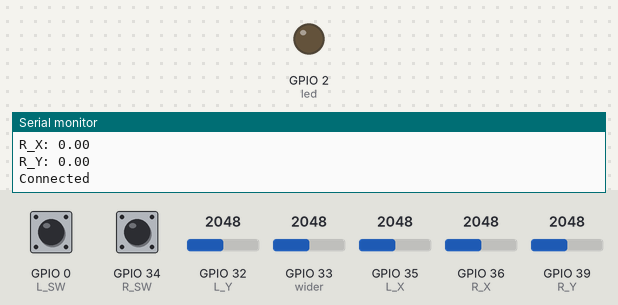
The sketch below on a simulated ESP32. Shown: output pins drawn as LEDs (lit = HIGH), the last lines printed to the serial monitor. The test bench sets the inputs (shaded band); at power-on: GPIO 34 (R_SW) HIGH, GPIO 0 (L_SW) HIGH, GPIO 32 (L_Y) = 2048, GPIO 33 (wider) = 2048, GPIO 35 (L_X) = 2048, GPIO 36 (R_X) = 2048, GPIO 39 (R_Y) = 2048 (analog values on the 0–4095 scale). WiFi joins after 1.5 s; servers stay silent unless stated; the ROS host is connected and sends only what is stated.

Above: at 7.7 s.
7.8 s: GPIO 34 (R_SW) pulled LOW for 1 s
At 8.8 s:
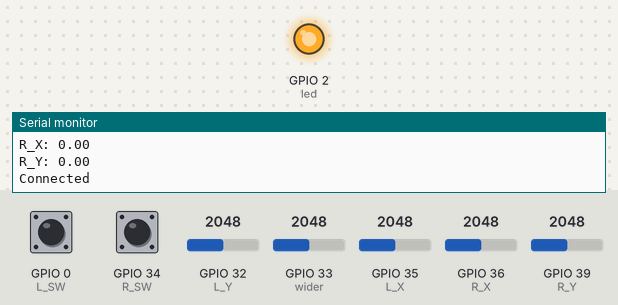
10.3 s: GPIO 0 (L_SW) pulled LOW for 0.15 s
At 11.7 s:
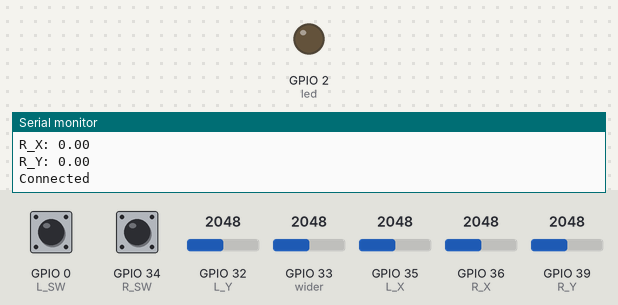
12.0 s: GPIO 34 (R_SW) pulled LOW for 0.15 s
At 12.7 s:
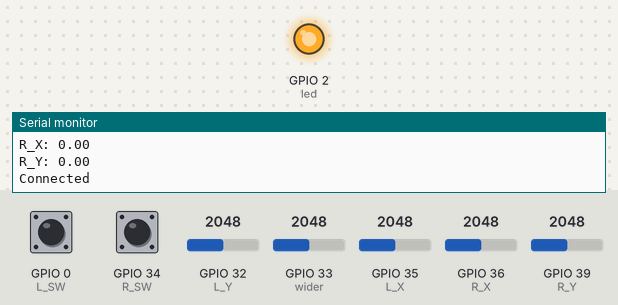
Timing chart, 0 to 15.0 s (numbered marks = the images above; inputs shaded):
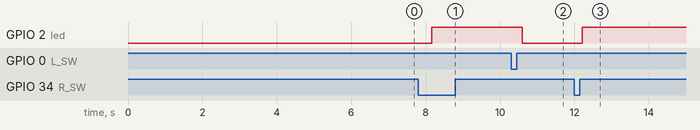

Measured:
- after the input at 7.8 s, GPIO 2 (led): LOW → HIGH after 0.36 s
- after the input at 10.3 s, GPIO 2 (led): HIGH → LOW after 0.29 s
- after the input at 12.0 s, GPIO 2 (led): LOW → HIGH after 0.21 s

The sketch:

zusammen.ino
```cpp
#include <WiFi.h>
#include <ros.h>
#include <std_msgs/String.h>
#include <geometry_msgs/Twist.h>

//WIFI
const char* ssid     = "robo";
const char* password = "xxxxxxxxxxxxxxxxxxxxx";

//Pin
const int L_SW = 0;
const int L_Y = 32;
const int L_X = 35;
const int R_SW = 34;
const int R_Y = 39;
const int R_X = 36;
const int wider = 33;
const int led = 2;

// Value
bool L_SW_val = 0;
bool R_SW_val = 0;
float L_Y_val;
float L_X_val;
float R_Y_val;
float R_X_val;
float wider_val;
float L_X_zen, L_Y_zen, R_X_zen, R_Y_zen;
unsigned int J_summ;

//Menge des aufgenommenden Werten
int samples = 50;
//Verstärkung
float faktor = 0.2;


  //say hello
char hello[30] = "Chef Gnasa, Master Lukas!!";

//ROS Server
IPAddress server(192,168,2,118);
//ROS Port
const uint16_t serverPort = 11411;

ros::NodeHandle nh;
//Make a chatter publisher
std_msgs::String str_msg;
geometry_msgs::Twist twist_msg;
//Name der Topic
ros::Publisher chatter("chatter", &str_msg);
ros::Publisher chatter_twist("cmd_vel", &twist_msg);


void setup()
{
  Serial.begin(115200);
  Serial.print("Connecting to ");
  Serial.println(ssid);
  //WIFI*****************
  WiFi.begin(ssid, password);

  while (WiFi.status() != WL_CONNECTED) {
    delay(500);
    Serial.print(".");
  }

  Serial.println("");
  Serial.println("WiFi connected!");
  Serial.print("IP address: ");
  Serial.println(WiFi.localIP());
  Serial.print("ESP Mac Address: ");
  Serial.println(WiFi.macAddress());
  Serial.print("Subnet Mask: ");
  Serial.println(WiFi.subnetMask());
  Serial.print("Gateway IP: ");
  Serial.println(WiFi.gatewayIP());
  Serial.print("DNS: ");
  Serial.println(WiFi.dnsIP());
  // Set the connection to rosserial socket server
  nh.getHardware()->setConnection(server, serverPort);
  nh.initNode();
  //Get IP durch ROS
  Serial.print("IP = ");
  Serial.println(nh.getHardware()->getLocalIP());
  //Start to be polite
  nh.advertise(chatter);
  nh.advertise(chatter_twist);

  //Joystick*************************
  pinMode(L_SW, INPUT);
  pinMode(R_SW, INPUT);
  Serial.println("Hi, Florian!");
  analogReadResolution(12);
  analogSetWidth(12);

  //Kalibieren*****************************
  delay(1000);
  Serial.println("L: ");
  L_X_zen = kalibrieren(L_X);
  L_Y_zen = kalibrieren(L_Y);
  Serial.println(L_X_zen);

  Serial.println("R: ");
  R_X_zen = kalibrieren(R_X);
  R_Y_zen = kalibrieren(R_Y);
  Serial.println(R_X_zen);

  //LED***************************+
  pinMode(led, OUTPUT);
  digitalWrite(led, LOW);

}

void loop()
{
  if (L_SW_val){
    faktor = 0.2;
    digitalWrite(led, LOW);

  }
  if (R_SW_val){
    faktor = 0.0;
    digitalWrite(led, HIGH);
  }
  //Joystick*************************************
  //wider
  Serial.print("wider: ");
  wider_val = analogRead(wider)*faktor/ 4096.;
  Serial.println(wider_val);
  // L_SW
  Serial.print("L_SW: ");
  L_SW_val =! digitalRead(L_SW);
  Serial.println(L_SW_val);
  //R_SW
  Serial.print("R_SW: ");
  R_SW_val =! digitalRead(R_SW);
  Serial.println(R_SW_val);
  //L_X
  Serial.print("L_X: ");
  L_X_val = -(analogRead(L_X)-L_X_zen)*wider_val/2048.;
  Serial.println(L_X_val);
  //L_Y
  Serial.print("L_Y: ");
  L_Y_val = (analogRead(L_Y)-L_Y_zen)*wider_val/2048.;
  Serial.println(L_Y_val);
  //R_X
  Serial.print("R_X: ");
  R_X_val = -(analogRead(R_X)-R_X_zen)*wider_val/2048.;
  Serial.println(R_X_val);
  //R_Y
  Serial.print("R_Y: ");
  R_Y_val = (analogRead(R_Y)-R_Y_zen)*wider_val/2048.;
  Serial.println(R_Y_val);


    //ROS***********************************************
    if (nh.connected()) {
      Serial.println("Connected");
    // Say hello
    str_msg.data = hello;
    //twist_msg
    twist_msg.linear.x = L_X_val;
    twist_msg.linear.y = L_Y_val;
    twist_msg.angular.z = R_Y_val;
    chatter.publish( &str_msg );
    chatter_twist.publish( &twist_msg );
    } else {
      Serial.println("Not Connected");
    }
    nh.spinOnce();
    // Loop exproximativity
    delay(200);
}

float kalibrieren(int J_Pin) {
  Serial.println("***************Kalibrieren*********************");

    J_summ = 0;

    for (int i =0 ; i < samples; i++){
      J_summ += analogRead(J_Pin);
      delay(20);
    }
    //Zentrierung
    float J_zen;
    J_zen = J_summ / float(samples);

    return J_zen;
}
```
